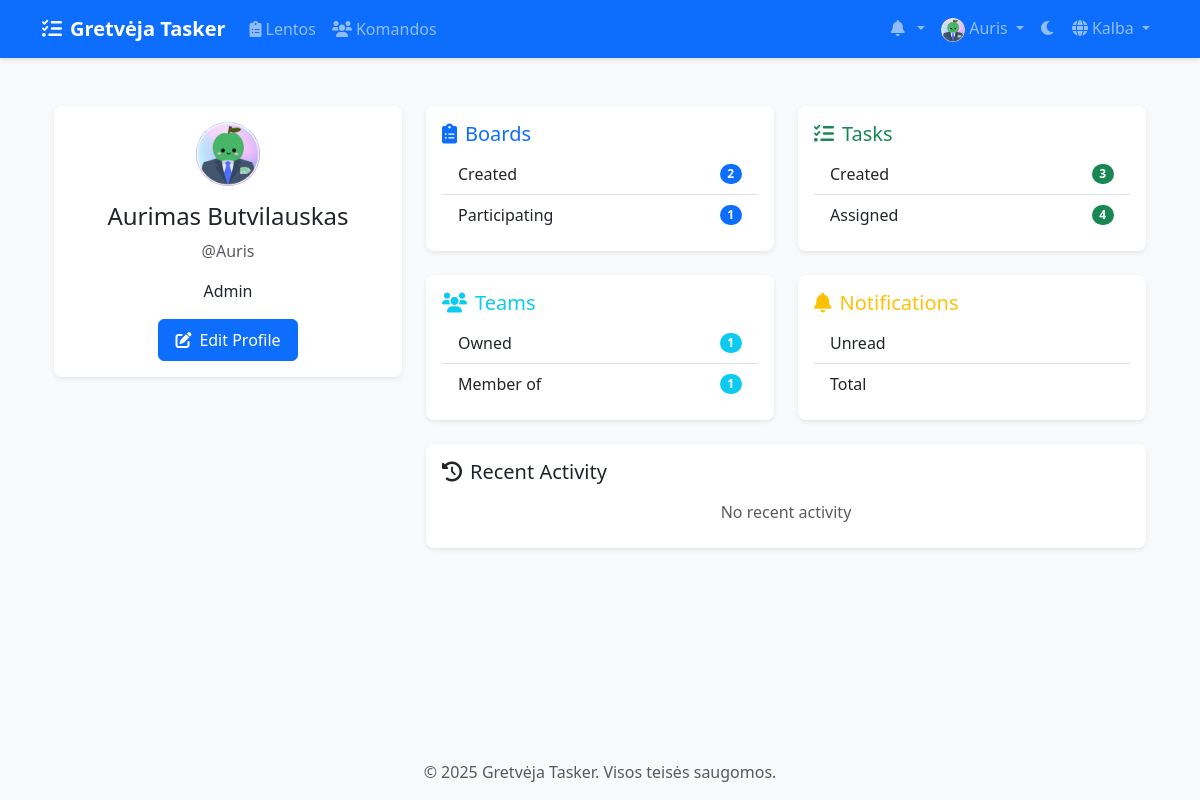
The page /lt/accounts/ (signed in) on the database its author committed.
### accounts/models.py (models this page shows, shortened)
class CustomUser(AbstractUser):
    email = models.EmailField(_('email address'), unique=True)
    avatar = models.ImageField(upload_to='avatars/', null=True, blank=True)
    bio = models.TextField(max_length=500, blank=True)
    theme_preference = models.CharField(
        max_length=10,
        choices=[('light', 'Light'), ('dark', 'Dark')],
        default='light'
    )
    notification_preferences = models.JSONField(
        default=dict,
        help_text=_('User notification preferences')
    )
    class Meta:
        verbose_name = _('user')
        verbose_name_plural = _('users')

### accounts/views.py (the view)
# urls.py: path('', views.profile_view, name='profile'),
@login_required
def profile_view(request):
    return render(request, 'accounts/profile/profile.html', {
        'user': request.user
    })

### templates/accounts/profile/profile.html (shortened to what this page needs)
{% extends 'base.html' %}
{% load static %}
{% block content %}
<div class="container py-4">
    <div class="row">
        <div class="col-md-4">
            <div class="card border-0 shadow-sm">
                <div class="card-body text-center">
                    {% if user.avatar %}
                        <img src="{{ user.avatar.url }}" alt="Avatar" class="avatar avatar-lg mb-3">
                    {% else %}
                        <div class="avatar avatar-lg bg-primary text-white mb-3 d-flex align-items-center justify-content-center">
                            <i class="fas fa-user fa-2x"></i>
                        </div>
                    {% endif %}
                    <h4 class="card-title">{{ user.get_full_name|default:user.username }}</h4>
                    <p class="text-muted">@{{ user.username }}</p>
                    <p class="card-text">{{ user.bio|default:"No bio provided." }}</p>
                    <a href="{% url 'accounts:settings_view' %}#profile" class="btn btn-primary">
                        <i class="fas fa-edit me-2"></i>Edit Profile
                    </a>
                </div>
            </div>
        </div>
        <div class="col-md-8">
            <div class="row g-4">
                <div class="col-md-6">
                    <div class="card border-0 shadow-sm">
                        <div class="card-body">
                            <h5 class="card-title text-primary">
                                <i class="fas fa-clipboard-list me-2"></i>Boards
                            </h5>
                            <div class="list-group list-group-flush">
                                <div class="list-group-item d-flex justify-content-between align-items-center">
                                    Created
                                    <span class="badge bg-primary rounded-pill">{{ user.owned_boards.count }}</span>
                                </div>
                                <div class="list-group-item d-flex justify-content-between align-items-center">
                                    Participating
                                    <span class="badge bg-primary rounded-pill">{{ user.teams.all|length }}</span>
                                </div>
                            </div>
                        </div>
                    </div>
                </div>
                <div class="col-md-6">
                    <div class="card border-0 shadow-sm">
                        <div class="card-body">
                            <h5 class="card-title text-success">
                                <i class="fas fa-tasks me-2"></i>Tasks
                            </h5>
                            <div class="list-group list-group-flush">
                                <div class="list-group-item d-flex justify-content-between align-items-center">
                                    Created
                                    <span class="badge bg-success rounded-pill">{{ user.created_tasks.count }}</span>
                                </div>
                                <div class="list-group-item d-flex justify-content-between align-items-center">
                                    Assigned
                                    <span class="badge bg-success rounded-pill">{{ user.assigned_tasks.count }}</span>
                                </div>
                            </div>
                        </div>
                    </div>
                </div>
                <div class="col-md-6">
                    <div class="card border-0 shadow-sm">
                        <div class="card-body">
                            <h5 class="card-title text-info">
                                <i class="fas fa-users me-2"></i>Teams
                            </h5>
                            <div class="list-group list-group-flush">
                                <div class="list-group-item d-flex justify-content-between align-items-center">
                                    Owned
                                    <span class="badge bg-info rounded-pill">{{ user.owned_teams.count }}</span>
                                </div>
                                <div class="list-group-item d-flex justify-content-between align-items-center">
                                    Member of
                                    <span class="badge bg-info rounded-pill">{{ user.teams.count }}</span>
                                </div>
                            </div>
                        </div>
                    </div>
                </div>
                <div class="col-md-6">
                    <div class="card border-0 shadow-sm">
                        <div class="card-body">
                            <h5 class="card-title text-warning">
                                <i class="fas fa-bell me-2"></i>Notifications
                            </h5>
                            <div class="list-group list-group-flush">
                                <div class="list-group-item d-flex justify-content-between align-items-center">
                                    Unread
                                </div>
                                <div class="list-group-item d-flex justify-content-between align-items-center">
                                    Total
                                </div>
                            </div>
                        </div>
                    </div>
                </div>
            </div>
            <div class="card border-0 shadow-sm mt-4">
                <div class="card-body">
                    <h5 class="card-title">
                        <i class="fas fa-history me-2"></i>Recent Activity
                    </h5>
                    <div class="list-group list-group-flush">
                        {% for notification in user.notifications.all|slice:":5" %}
                            <div class="list-group-item">
                                <div class="d-flex w-100 justify-content-between">
                                    <h6 class="mb-1">{{ notification.verb }}</h6>
                                    <small class="text-muted">{{ notification.timestamp|timesince }} ago</small>
                                </div>
                                <p class="mb-1">{{ notification.description }}</p>
                            </div>
                        {% empty %}
                            <div class="list-group-item text-center text-muted">
                                No recent activity
                            </div>
                        {% endfor %}
                    </div>
                </div>
            </div>
        </div>
    </div>
</div>
{% endblock %}

### templates/base.html (shortened to what this page needs)
{% load static %}
{% load compress %}
{% load i18n %}
<!DOCTYPE html>
<html lang="{{ LANGUAGE_CODE }}" data-bs-theme="light">
<head>
    <link href="https://cdn.jsdelivr.net/npm/bootstrap@5.3.2/dist/css/bootstrap.min.css" rel="stylesheet">
    <link href="https://cdnjs.cloudflare.com/ajax/libs/font-awesome/6.0.0/css/all.min.css" rel="stylesheet">
    <link href="https://cdn.jsdelivr.net/npm/select2@4.1.0-rc.0/dist/css/select2.min.css" rel="stylesheet">
    <link href="https://cdn.jsdelivr.net/npm/select2-bootstrap-5-theme@1.3.0/dist/select2-bootstrap-5-theme.min.css" rel="stylesheet">
    {% compress css %}
    <link href="{% static 'css/style.css' %}" rel="stylesheet">
    {% endcompress %}
</head>
<body>
    <nav class="navbar navbar-expand-lg navbar-dark bg-primary">
        <div class="container">
            <a class="navbar-brand" href="{% url 'home' %}">
                <i class="fas fa-tasks me-2"></i>{% trans "Gretvėja Tasker" %}
            </a>
            <div class="collapse navbar-collapse" id="navbarNav">
                <ul class="navbar-nav me-auto">
                    {% if user.is_authenticated %}
                        <li class="nav-item">
                            <a class="nav-link" href="{% url 'boards:board_list' %}">
                                <i class="fas fa-clipboard-list me-1"></i>{% trans "Boards" %}
                            </a>
                        </li>
                        <li class="nav-item">
                            <a class="nav-link" href="{% url 'teams:team_list' %}">
                                <i class="fas fa-users me-1"></i>{% trans "Teams" %}
                            </a>
                        </li>
                    {% endif %}
                </ul>
                <ul class="navbar-nav">
                    {% if user.is_authenticated %}
                        <li class="nav-item dropdown">
                            <a class="nav-link dropdown-toggle" href="#" id="notificationsDropdown" role="button" data-bs-toggle="dropdown">
                                <i class="fas fa-bell me-1"></i>
                            </a>
                        </li>
                        <li class="nav-item dropdown">
                            <a class="nav-link dropdown-toggle" href="#" id="userDropdown" role="button" data-bs-toggle="dropdown">
                                {% if user.avatar %}
                                    <img src="{{ user.avatar.url }}" alt="{% trans 'Avatar' %}" class="rounded-circle" width="24" height="24">
                                {% else %}
                                    <i class="fas fa-user-circle"></i>
                                {% endif %}
                                {{ user.username }}
                            </a>
                        </li>
                    {% endif %}
                    <li class="nav-item">
                        <button class="btn nav-link" id="theme-toggle">
                            <i class="fas fa-moon"></i>
                        </button>
                    </li>
                    <li class="nav-item dropdown">
                        <a class="nav-link dropdown-toggle" href="#" id="languageDropdown" role="button" data-bs-toggle="dropdown">
                            <i class="fas fa-globe me-1"></i>{% trans "Language" %}
                        </a>
                                {% get_current_language as CURRENT_LANGUAGE %}
                                {% get_available_languages as LANGUAGES %}
                    </li>
                </ul>
            </div>
        </div>
    </nav>
    <main class="container my-4">
        {% block content %}{% endblock %}
    </main>
    <footer class="footer mt-auto py-3 bg-light">
        <div class="container text-center">
            <span class="text-muted">© {% now "Y" %} Gretvėja Tasker. {% trans "All rights reserved." %}</span>
        </div>
    </footer>
</body>
</html>

### static/css/style.css (style rules this page uses)
:root { --primary-color: #0d6efd; --secondary-color: #6c757d; --success-color: #198754; --info-color: #0dcaf0; --warning-color: #ffc107; --danger-color: #dc3545; --light-color: #f8f9fa; --dark-color: #212529; --todo-color: #ff6b6b; --doing-color: #ffd93d; --done-color: #6bcb77; --rejected-color: #4d96ff; }
body { min-height: 100vh; display: flex; flex-direction: column; background-color: var(--bs-gray-100); }
main { flex: 1; }
.navbar { box-shadow: 0 2px 4px rgba(0,0,0,0.1); }
.navbar-brand { font-weight: bold; }
.card { border-radius: 0.5rem; box-shadow: 0 0.125rem 0.25rem rgba(0,0,0,0.075); transition: transform 0.2s ease-in-out; border: none; }
.avatar { width: 40px; height: 40px; border-radius: 50%; object-fit: cover; }
.avatar-lg { width: 64px; height: 64px; }
.btn { border-radius: 0.375rem; padding: 0.5rem 1rem; font-weight: 500; transition: all 0.2s ease; }
.btn-primary { background-color: var(--primary-color); border-color: var(--primary-color); color: white; }

### rows shown on the page
CustomUser: avatar (picture), username "Auris", get_full_name "Aurimas Butvilauskas", bio "Admin", owned_boards.count "2", teams.all|length "1", created_tasks.count "3", assigned_tasks.count "4", owned_teams.count "1", teams.count "1"
